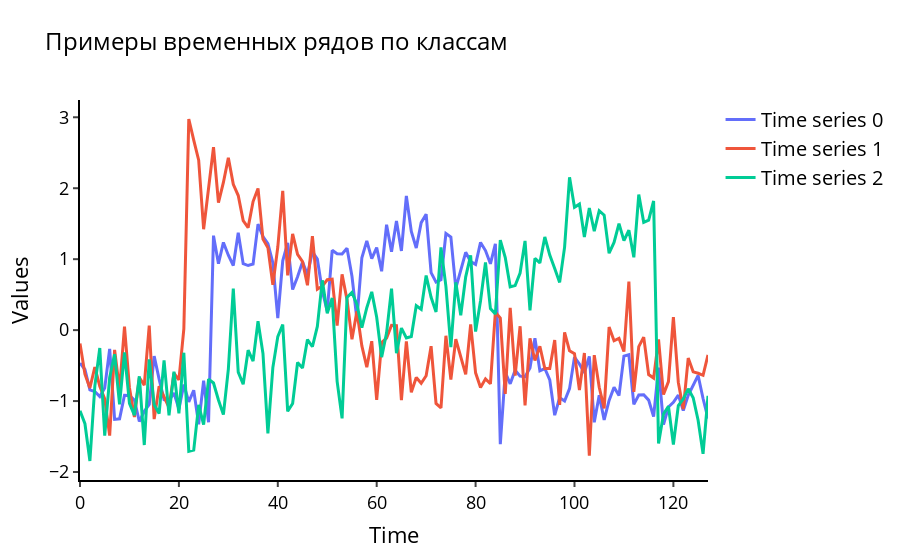

Notebook code for this chart:
### Markdown cell above
Выполните визуализацию по одному временному ряду из каждого класса. Для этого используйте функцию `plot_ts()` из модуля *plots.py*.

### Code cell
from modules.plots import plot_ts

# Выбираем по одному ряду из каждого класса
unique_labels = labels.unique()
sample_indices = [labels[labels == lbl].index[0] for lbl in unique_labels]
sample_series = ts_set.iloc[sample_indices].to_numpy()

# Визуализация
plot_ts(sample_series, title="Примеры временных рядов по классам")
